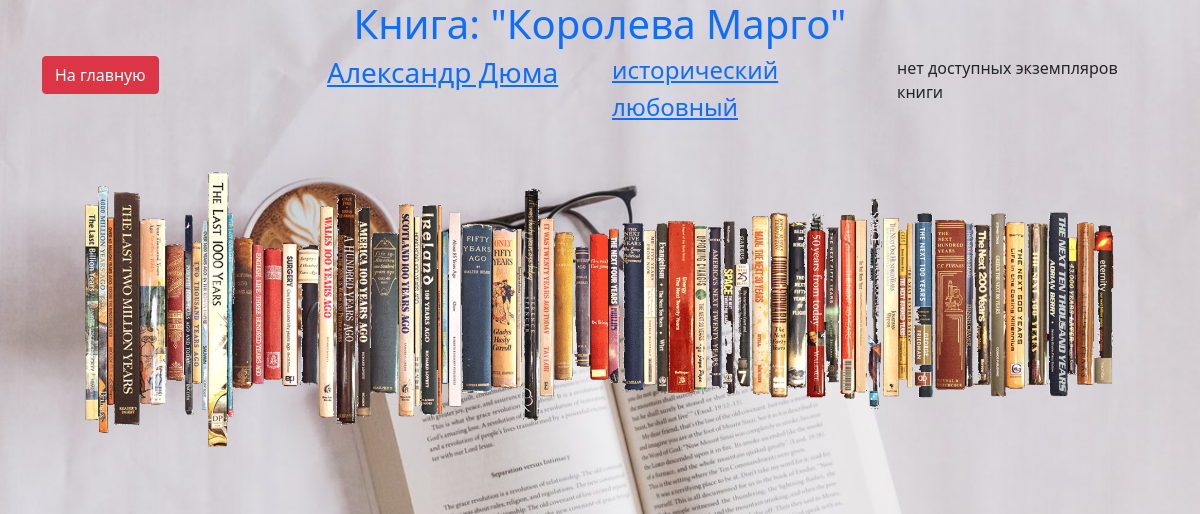
Page /catalog/book/2/ on the committed database.
### catalog/models.py (models this page shows, shortened)
class Book(models.Model):
    title = models.CharField('название', max_length=40)
    author = models.ForeignKey(Author, help_text='автор',
                               on_delete=models.SET_NULL, null=True, blank=True)
    genres = models.ManyToManyField(Genre, help_text='жанры')
    def  __str__(self):
        return self.title
    def avialable_instances(self):
        return [bi for bi in self.bookinstance_set.all() if bi.status == 'a']
    class Meta:
        ordering = ['title']

class Author(models.Model):
    last = models.CharField('фамилия', max_length=20)
    first = models.CharField('имя', max_length=20)
    date_of_birth = models.DateField('родился',
                                     blank=True, null=True)
    img = models.URLField('портрет', blank=True, null=True)
    def __str__(self):
        return f'{self.first} {self.last}'
    def url(self):
        return reverse('catalog:author_detail', args=(self.id,))
    class Meta:
        ordering = ['last']

class Genre(models.Model):
    name = models.CharField('жанр', max_length=20)
    def __str__(self):
        return self.name
    def url(self):
        return reverse('catalog:genre_detail', args=(self.id,))

### catalog/views.py (the view)
# urls.py: path('book/<int:book_id>/', views.book_detail,
def book_detail(request, book_id):
    context = {
        'book': Book.objects.get(pk=book_id),
    }
    return render(request, 'catalog/book_detail.html',
                  context)

### catalog/templates/catalog/book_detail.html (shortened to what this page needs)
{% extends 'catalog/base.html' %}
{% block main %}
<div class="row">
<div class="col-4">
<h3><a href="{{ book.author.url }}"> {{ book.author }}</a></h3>
</div>
<div class="col-4">
{% for genre in book.genres.all %}
    <h4><a href="{{ genre.url }}"> {{ genre }}</a></h4>
{% endfor %}
</div>
    <div class="col-4">
        {% if book.avialable_instances %}
            <ol>
            {% for bi in book.avialable_instances %}
                <li>{{ bi.book }}</li>
            {% endfor %}
            </ol>
        {% else %}
        <p class="text=danger">нет доступных экземпляров книги</p>
        {% endif %}
    </div>
</div>
{% endblock %}

### catalog/static/catalog/css/style.css (style rules this page uses)
body { background: url('../img/bg.jpg') no-repeat; background-size: 100%; }

### rows in the picture
Book: author "Александр Дюма"
Genre: name "исторический"
Genre: name "любовный"
